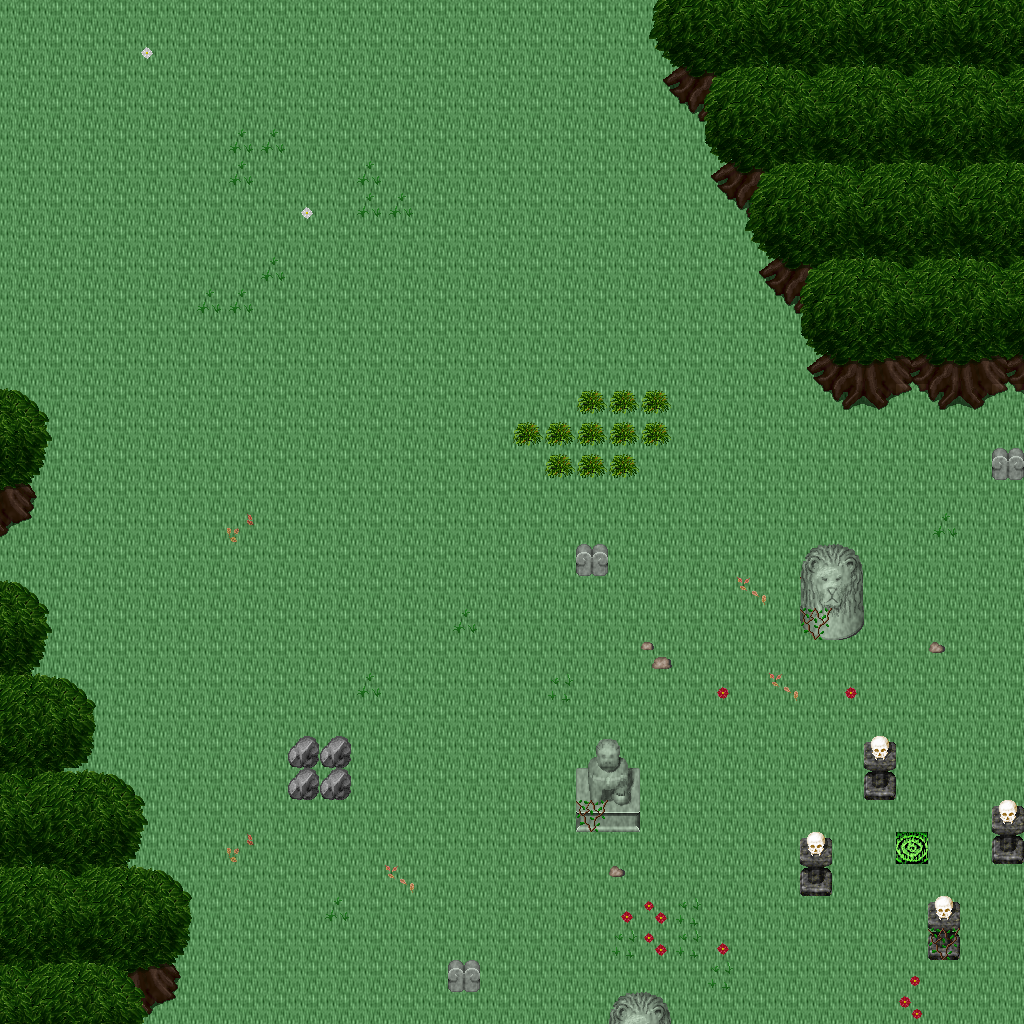

Rendered tile map (Tiled .tmx) drawn with the repository's tilesets; below, a short description and the map source with its tile grids summarised:
An orthogonal 32x32 tile map with 32x32 px tiles, 5 tile layers (Ground, Objects, Objects2, Above, ...), 1 hidden layer not drawn, 32 tilesets.

<map version="1.10" tiledversion="1.11.0" orientation="orthogonal" renderorder="right-down" width="32" height="32" tilewidth="32" tileheight="32" infinite="0" nextlayerid="11" nextobjectid="1">
 <tileset firstgid="1" name="ground_ground" tilewidth="32" tileheight="32" tilecount="33" columns="3">
  <image source="../drawable/ground_ground.png" width="96" height="352" />
 </tileset>
 <tileset firstgid="34" name="building_decoration_floor_sparkle" tilewidth="32" tileheight="32" tilecount="18" columns="3">
  <image source="../drawable/building_decoration_floor_sparkle.png" width="96" height="192" />
 </tileset>
 <tileset firstgid="52" name="ground_ladder_steps" tilewidth="32" tileheight="32" tilecount="6" columns="3">
  <image source="../drawable/ground_ladder_steps.png" width="96" height="64" />
 </tileset>
 <tileset firstgid="58" name="plant_flower_daisy_yellow" tilewidth="32" tileheight="32" tilecount="8" columns="2">
  <image source="../drawable/plant_flower_daisy_yellow.png" width="64" height="128" />
 </tileset>
 <tileset firstgid="66" name="plant_flower_daisy_white" tilewidth="32" tileheight="32" tilecount="8" columns="2">
  <image source="../drawable/plant_flower_daisy_white.png" width="64" height="128" />
 </tileset>
 <tileset firstgid="74" name="plant_grasses" tilewidth="32" tileheight="32" tilecount="6" columns="3">
  <image source="../drawable/plant_grasses.png" width="96" height="64" />
 </tileset>
 <tileset firstgid="80" name="item_statue_green_stone" tilewidth="32" tileheight="32" tilecount="12" columns="4">
  <image source="../drawable/item_statue_green_stone.png" width="128" height="96" />
 </tileset>
 <tileset firstgid="92" name="plant_flower_daisy_red" tilewidth="32" tileheight="32" tilecount="8" columns="2">
  <image source="../drawable/plant_flower_daisy_red.png" width="64" height="128" />
 </tileset>
 <tileset firstgid="100" name="item_statue_skullpedestal" tilewidth="32" tileheight="32" tilecount="2" columns="1">
  <image source="../drawable/item_statue_skullpedestal.png" width="32" height="64" />
 </tileset>
 <tileset firstgid="102" name="plant_tree_tree_darkgreen" tilewidth="32" tileheight="32" tilecount="88" columns="8">
  <image source="../drawable/plant_tree_tree_darkgreen.png" width="256" height="352" />
 </tileset>
 <tileset firstgid="190" name="item_corpse_skull_pale" tilewidth="32" tileheight="32" tilecount="2" columns="2">
  <image source="../drawable/item_corpse_skull_pale.png" width="64" height="32" />
 </tileset>
 <tileset firstgid="192" name="plant_leaves" tilewidth="32" tileheight="32" tilecount="8" columns="4">
  <image source="../drawable/plant_leaves.png" width="128" height="64" />
 </tileset>
 <tileset firstgid="200" name="plant_bush_bushes" tilewidth="32" tileheight="32" tilecount="10" columns="5">
  <image source="../drawable/plant_bush_bushes.png" width="160" height="64" />
 </tileset>
 <tileset firstgid="210" name="building_decoration_rocks_2" tilewidth="32" tileheight="32" tilecount="2" columns="1">
  <image source="../drawable/building_decoration_rocks_2.png" width="32" height="64" />
 </tileset>
 <tileset firstgid="212" name="object_well" tilewidth="32" tileheight="32" tilecount="4" columns="2">
  <image source="../drawable/object_well.png" width="64" height="64" />
 </tileset>
 <tileset firstgid="216" name="plant_stump_stump_green" tilewidth="32" tileheight="32" tilecount="4" columns="2">
  <image source="../drawable/plant_stump_stump_green.png" width="64" height="64" />
 </tileset>
 <tileset firstgid="220" name="item_statue_green_stone_3" tilewidth="32" tileheight="32" tilecount="3" columns="1">
  <image source="../drawable/item_statue_green_stone_3.png" width="32" height="96" />
 </tileset>
 <tileset firstgid="223" name="ground_rock_pebbles" tilewidth="32" tileheight="32" tilecount="3" columns="1">
  <image source="../drawable/ground_rock_pebbles.png" width="32" height="96" />
 </tileset>
 <tileset firstgid="226" name="plant_vine" tilewidth="32" tileheight="32" tilecount="3" columns="1">
  <image source="../drawable/plant_vine.png" width="32" height="96" />
 </tileset>
 <tileset firstgid="229" name="plant_tree_tree_green" tilewidth="32" tileheight="32" tilecount="88" columns="8">
  <image source="../drawable/plant_tree_tree_green.png" width="256" height="352" />
 </tileset>
 <tileset firstgid="317" name="plant_stump_stump_purple" tilewidth="32" tileheight="32" tilecount="4" columns="2">
  <image source="../drawable/plant_stump_stump_purple.png" width="64" height="64" />
 </tileset>
 <tileset firstgid="321" name="building_decoration_rocks" tilewidth="32" tileheight="32" tilecount="6" columns="3">
  <image source="../drawable/building_decoration_rocks.png" width="96" height="64" />
 </tileset>
 <tileset firstgid="327" name="logic_creature_rodent" tilewidth="32" tileheight="32" tilecount="8" columns="8">
  <image source="../drawable/logic_creature_rodent.png" width="256" height="32" />
 </tileset>
 <tileset firstgid="335" name="logic_portal" tilewidth="32" tileheight="32" tilecount="24" columns="8">
  <image source="../drawable/logic_portal.png" width="256" height="96" />
 </tileset>
 <tileset firstgid="359" name="logic_creature_animal" tilewidth="32" tileheight="32" tilecount="32" columns="8">
  <image source="../drawable/logic_creature_animal.png" width="256" height="128" />
 </tileset>
 <tileset firstgid="391" name="logic_item_sheepfood" tilewidth="32" tileheight="32" tilecount="1" columns="1">
  <image source="../drawable/logic_item_sheepfood.png" width="32" height="32" />
 </tileset>
 <tileset firstgid="392" name="logic_item_resources" tilewidth="32" tileheight="32" tilecount="6" columns="6">
  <image source="../drawable/logic_item_resources.png" width="192" height="32" />
 </tileset>
 <tileset firstgid="398" name="logic_creature_gargoyle" tilewidth="32" tileheight="32" tilecount="4" columns="4">
  <image source="../drawable/logic_creature_gargoyle.png" width="128" height="32" />
 </tileset>
 <tileset firstgid="402" name="logic_collision" tilewidth="32" tileheight="32" tilecount="1" columns="1">
  <image source="../drawable/logic_collision.png" width="32" height="32" />
 </tileset>
 <tileset firstgid="403" name="logic_protection" tilewidth="32" tileheight="32" tilecount="2" columns="2">
  <image source="../drawable/logic_protection.png" width="64" height="32" />
 </tileset>
 <tileset firstgid="405" name="ground_grass_2" tilewidth="32" tileheight="32" tilecount="21" columns="3">
  <image source="../drawable/ground_grass_2.png" width="96" height="224" />
 </tileset>
 <tileset firstgid="426" name="logic_creature_reptile" tilewidth="32" tileheight="32" tilecount="7" columns="7">
  <image source="../drawable/logic_creature_reptile.png" width="224" height="32" />
 </tileset>
 <layer id="1" name="Ground" width="32" height="32">
  <data>[1024 cells, 1024 non-empty, 2 distinct tile ids]</data>
 </layer>
 <layer id="2" name="Objects" width="32" height="32">
  <data>[1024 cells, 27 non-empty, 13 distinct tile ids]</data>
 </layer>
 <layer id="3" name="Objects2" width="32" height="32">
  <data>[1024 cells, 74 non-empty, 27 distinct tile ids]</data>
 </layer>
 <layer id="4" name="Above" width="32" height="32">
  <data>[1024 cells, 180 non-empty, 50 distinct tile ids]</data>
 </layer>
 <layer id="5" name="Above2" width="32" height="32">
  <data>[1024 cells, 0 non-empty, 0 distinct tile ids]</data>
 </layer>
 <layer id="6" name="Walkable" width="32" height="32" visible="0">
  <data>[1024 cells, 194 non-empty, 1 distinct tile ids]</data>
 </layer>
 <objectgroup id="7" name="Mapevents" />
 <objectgroup id="8" name="Spawn" />
 <objectgroup id="9" name="Keys" />
 <objectgroup id="10" name="Replace" />
</map>
